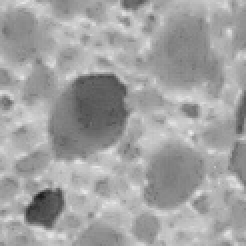
#> input picture img2.png, 123 x 123 px (shown 2 times larger)
$ python efros.py   (Python 2 division)
#> lines starting #> are read from the running program, lines starting #| are printed output that depends on the picture; after the words box and inside, x2 and y2 are one past the last pixel; in counts of white or black regions, pixels touching at a corner belong together
#> further down, img is the input picture: PIL image 123x123 LA; mean R, G, B, A 161.7, 161.7, 161.7, 255
from PIL import Image
import matplotlib.pyplot as plt
import numpy as np
from random import randint
from time import time

output_file = "out2.png"

# Efros and Leung 1999 implementation

def process_pixel(x, y, img_data, new_img_data, mask, kernel_size):

    x0 = max(0, x - kernel_size)
    y0 = max(0, y - kernel_size)
    x1 = min(new_img_data.shape[0] - 1, x + kernel_size)
    y1 = min(new_img_data.shape[1] - 1, y + kernel_size)

    neigh_window = new_img_data[x0 : x1, y0 : y1]

    mask_window = mask[x0 : x1, y0 : y1]
    len_mask = float(len(mask_window==True))

    xs, ys = neigh_window.shape
    img_xsize, img_ysize = img_data.shape

    cx = int(np.floor(xs/2))
    cy = int(np.floor(ys/2))

    candidates = []
    dists = []

    for i in range(xs, img_xsize - xs):
        for j in range(ys, img_ysize - ys):
            if(randint(0,2) != 0): continue
            sub_window = img_data[i : i+xs, j : j+ys]

            # distance
            s = (sub_window - neigh_window)

            summ = s*s*mask_window

            d = np.sum(summ) / len_mask

            candidates.append(sub_window[cx, cy])
            dists.append(d)

    mask = dists - np.min(dists) < 0.2

    candidates = np.extract(mask, candidates)

    # pick random among candidates
    if len(candidates) < 1:
        return 0.0
    else:
        if len(candidates) != 1:
            r = randint(0, len(candidates) - 1)
        else:
            r = 0

    return candidates[r]


def efros(img_data, new_size_x, new_size_y, kernel_size, t):

#> called with new_size_x = 256, new_size_y = 256, kernel_size = 10, t = 1.8e+09
    patch_size_x, patch_size_y = img.size
#> patch_size_x = 123; patch_size_y = 123
    size_seed_x = size_seed_y = 3

    seed_x = randint(0, size_seed_x)
    seed_y = randint(0, size_seed_y)

    # take 3x3 start image (seed) in the original image
    seed_data = img_data[seed_x : seed_x + size_seed_x, seed_y : seed_y + size_seed_y]
#> seed_data = [[185, 174, 173], [181, 168, 169], [174, 165, 166]]

    new_image_data = np.zeros((new_size_x, new_size_y))
    mask = np.ones((new_size_x, new_size_y)) == False

    mask[0: size_seed_x, 0: size_seed_y] = True

    new_image_data[0: size_seed_x, 0: size_seed_y] = seed_data
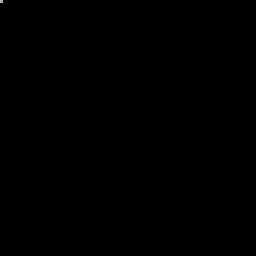
#> new_image_data: shape (256, 256) float64; min 0, max 185, mean 0


    # TO DO: non-square images

    it = 0
    for i in range(size_seed_x, new_size_x ):
        print "Process ", i, " / ", new_size_x, ". Time: ", time() - t, " seconds"

        last_y = size_seed_x + it
        # xxxxxxx
        for j in range(0, last_y + 1):

            v = process_pixel(i, j, img_data, new_image_data, mask, kernel_size)

            new_image_data[i, j] = v
            mask[i, j] = True


        # x
        # x
        # x
        for x in range(0, size_seed_y + it + 1):

            v = process_pixel(x, last_y, img_data, new_image_data, mask, kernel_size)

            new_image_data[x, last_y] = v
            mask[x, last_y] = True

        it += 1


        if(it % 10 == 0) :
            img_new = Image.fromarray(new_image_data)
            img_new.convert("RGB").save(output_file)
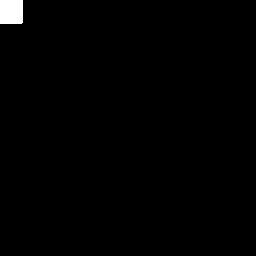
#> mask: shape (256, 256) bool; 0.84% white; 1 white region, box (x1, y1, x2, y2) and area: (0, 0, 23, 24) 551
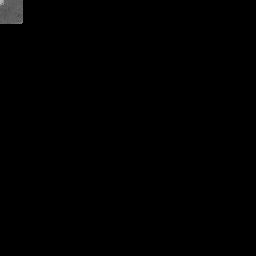
#> new_image_data: shape (256, 256) float64; 0.83% of pixels changed, all inside (x1, y1, x2, y2) = (0, 0, 23, 24)


    return img_new

# main program

filename = "img2.png"
new_size_x = 256
new_size_y = 256
kernel_size = 21

img = Image.open(filename)
img_data = img.convert("L")
img_data = np.array(img_data)

print "Starting..."

t = time()

#> (the run stopped early here; a loop or call above may not have finished)
